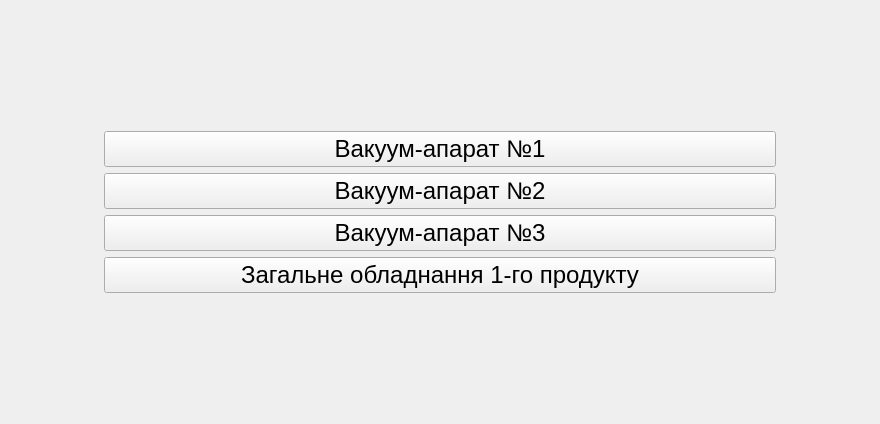
<?xml version="1.0" encoding="UTF-8"?>
<ui version="4.0">
 <class>ApTrendSelect</class>
 <widget class="QWidget" name="ApTrendSelect">
  <property name="geometry">
   <rect>
    <x>0</x>
    <y>0</y>
    <width>880</width>
    <height>424</height>
   </rect>
  </property>
  <property name="windowTitle">
   <string>Form</string>
  </property>
  <layout class="QGridLayout" name="gridLayout">
   <item row="1" column="1" colspan="2">
    <widget class="QPushButton" name="bnAp1">
     <property name="minimumSize">
      <size>
       <width>672</width>
       <height>0</height>
      </size>
     </property>
     <property name="baseSize">
      <size>
       <width>0</width>
       <height>0</height>
      </size>
     </property>
     <property name="font">
      <font>
       <pointsize>18</pointsize>
      </font>
     </property>
     <property name="text">
      <string>Вакуум-апарат №1</string>
     </property>
    </widget>
   </item>
   <item row="2" column="1" colspan="2">
    <widget class="QPushButton" name="bnAp2">
     <property name="baseSize">
      <size>
       <width>0</width>
       <height>708</height>
      </size>
     </property>
     <property name="font">
      <font>
       <pointsize>18</pointsize>
      </font>
     </property>
     <property name="text">
      <string>Вакуум-апарат №2</string>
     </property>
    </widget>
   </item>
   <item row="3" column="1" colspan="2">
    <widget class="QPushButton" name="bnAp3">
     <property name="baseSize">
      <size>
       <width>0</width>
       <height>708</height>
      </size>
     </property>
     <property name="font">
      <font>
       <pointsize>18</pointsize>
      </font>
     </property>
     <property name="text">
      <string>Вакуум-апарат №3</string>
     </property>
    </widget>
   </item>
   <item row="4" column="1" colspan="2">
    <widget class="QPushButton" name="bnAp4">
     <property name="baseSize">
      <size>
       <width>0</width>
       <height>708</height>
      </size>
     </property>
     <property name="font">
      <font>
       <pointsize>18</pointsize>
      </font>
     </property>
     <property name="text">
      <string>Загальне обладнання 1-го продукту</string>
     </property>
    </widget>
   </item>
   <item row="1" column="3" rowspan="4">
    <spacer name="horizontalSpacer_2">
     <property name="orientation">
      <enum>Qt::Horizontal</enum>
     </property>
     <property name="sizeHint" stdset="0">
      <size>
       <width>132</width>
       <height>155</height>
      </size>
     </property>
    </spacer>
   </item>
   <item row="1" column="0" rowspan="4">
    <spacer name="horizontalSpacer">
     <property name="orientation">
      <enum>Qt::Horizontal</enum>
     </property>
     <property name="sizeHint" stdset="0">
      <size>
       <width>132</width>
       <height>155</height>
      </size>
     </property>
    </spacer>
   </item>
   <item row="0" column="0" colspan="4">
    <spacer name="verticalSpacer">
     <property name="orientation">
      <enum>Qt::Vertical</enum>
     </property>
     <property name="sizeHint" stdset="0">
      <size>
       <width>613</width>
       <height>107</height>
      </size>
     </property>
    </spacer>
   </item>
   <item row="5" column="0" colspan="4">
    <spacer name="verticalSpacer_2">
     <property name="orientation">
      <enum>Qt::Vertical</enum>
     </property>
     <property name="sizeHint" stdset="0">
      <size>
       <width>613</width>
       <height>107</height>
      </size>
     </property>
    </spacer>
   </item>
  </layout>
 </widget>
 <resources/>
 <connections/>
</ui>
